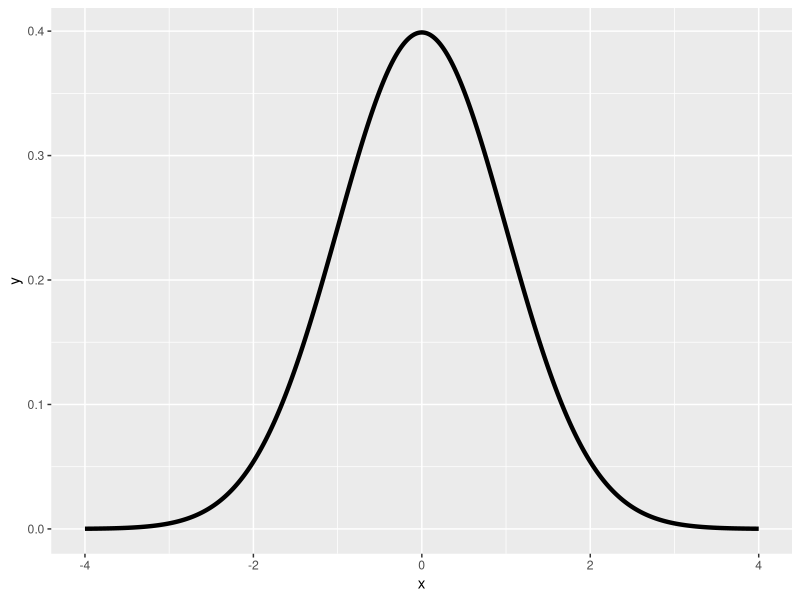

The R script that drew this image: (Note: this script raises an error after producing the figure.)
x <- seq(-4,4, length = 2000)
dat <- data.frame(x=x, y=dnorm(x))
library(ggplot2)
g <- ggplot(dat, aes(x = x, y = y)) + geom_line(size = 1.5)+scale_y_continuous(limits=c(0,max(dat$y)))
suppressWarnings(g <- g+ layer("area",mapping = aes(x=ifelse(x>qnorm(.95),x,NA)),
            geom_params=list(fill="red",alpha=.5))) 
#suppressWarnings(g <- g + geom_line(x=2.0,size=1.5,colour="blue"))
suppressWarnings(print(g))

